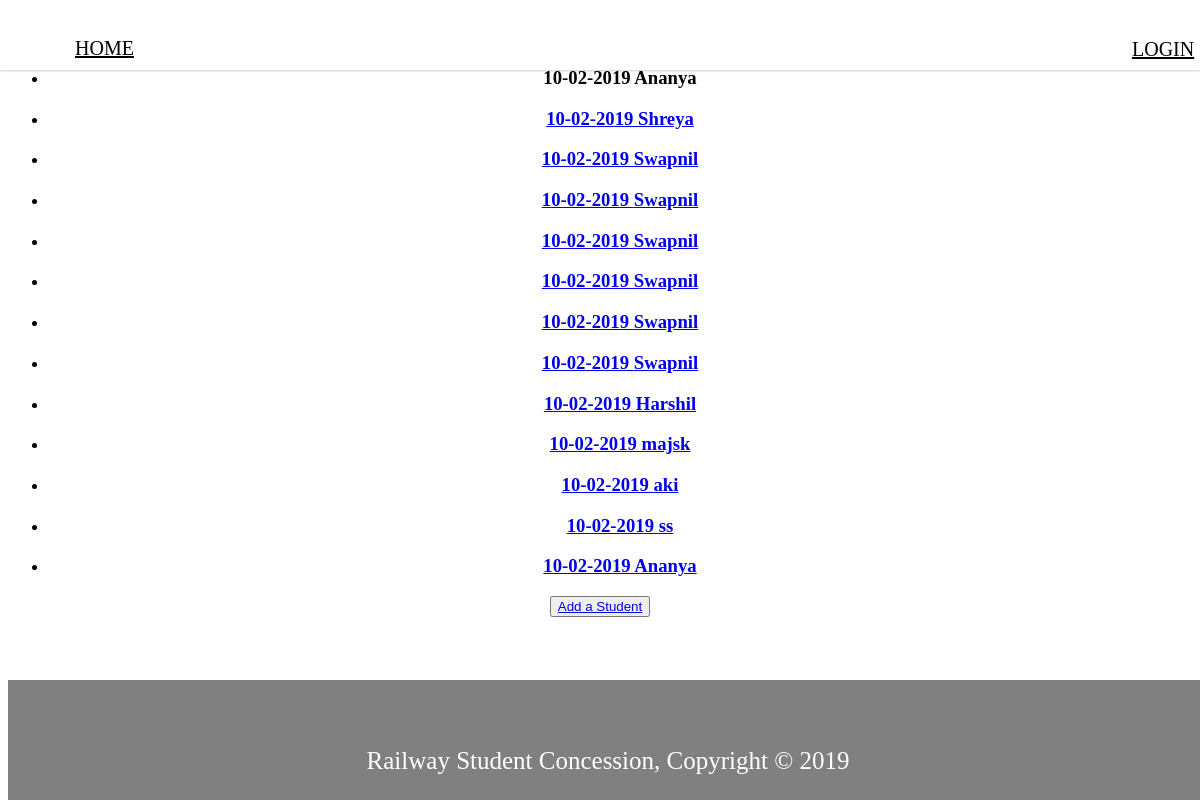
/college/, run on the app's committed database.
### college/models.py (models this page shows, shortened)
class StudentProfile(models.Model):
    first_name = models.CharField(max_length=255, blank=False)
    last_name = models.CharField(max_length=255,blank=False)
    profile_pic = models.ImageField(upload_to='profile_pic/', blank=True)
    aadhar = models.FileField(upload_to='aadhar/',blank=True)
    startstation = models.CharField(max_length=10)
    endstation = models.CharField(max_length=10)
    pass_out = models.CharField(max_length=4)
    department = models.CharField(max_length=50)
    issued = models.BooleanField(default=False)
    date_of_issue = models.DateTimeField(default=datetime.now())

### college/views.py (the view)
# urls.py: path('',student_list,name = 'list'),
def student_list(request):
    students = StudentProfile.objects.all()
    context = {
        "students": students
    }
    return render(request, 'college/student_list.html', context)

### college/templates/college/student_list.html (shortened to what this page needs)
<!DOCTYPE html>
<html>
<head>
</head>
<body>
	<header class="cd-main-header">
		<nav class="cd-main-nav js-main-nav">
			<ul class="cd-main-nav__list">
				<li><a class="active" style="color:black;" href="railwayhome.html;">Home</a></li>
			</ul>
		</nav>
		<nav class="login js-main-nav">
			<ul class="cd-main-nav__list">
				<li><a style="color:black;" href="login.html">Login</a></li>
			</ul>
		</nav>
	</header>
  <h2><center>LIST OF ELEMENTS</center></h2>
<center>
{% block content %}
{% if students %}
  {% for stud in students %}
  <p font-family: 'Yanone Kaffeesatz', sans-serif>
  <ul>
    <li><h3>
    {{stud.date_of_issue| date:"d-m-Y"}} {{stud.first_name}}
    <a href="/college/profile/{{stud.id}}"</a></h3></li>
  </ul>
    {% endfor %}
{% else %}
    <p>No list</p>
{% endif %}
</p>
<button type="button" name="Add"><a href = "add/">Add a Student</a></button>
{% endblock %}
</center>
<footer style="height:120px;background-color:Gray; position:absolute; bottom:0%;width:100%;">
			<p style="text-align: center;font-size:25px;color:white">Railway Student Concession, Copyright &copy; 2019<p>
		</footer>
</body>
</html>

### college/templates/college/student_list.html (style rules this page uses)
.cd-main-header { position: fixed; top: 0; left: 0; width: 100%; height: 50px; background-color: #fff; -webkit-box-shadow: 0 1px 2px rgba(0, 0, 0, 0.2); box-shadow: 0 1px 2px rgba(0, 0, 0, 0.2); z-index: 3; }
.cd-main-header:after { content: ""; display: table; clear: both; }
@media only screen and (min-width: 768px) { .cd-main-header { height: 70px; } }
.cd-main-nav { float: left; width: 44px; height: 100%; background: url("../img/cd-icon-menu.svg") no-repeat center center; background-size: 44px 44px; cursor: pointer; padding-right: 30px !important ; }
.cd-main-nav__list { position: absolute; top: 0; left: 0; width: 100%; -webkit-transform: translateY(-100%); -ms-transform: translateY(-100%); transform: translateY(-100%); }
.cd-main-nav__list a { display: block; height: 50px; line-height: 50px; padding-left: 5%; border-top: 1px solid #453c3d; color:black; font-size:20px; }
.login { float: right; margin-right: 5%; width: 44px; height: 100%; background: url("../img/cd-icon-menu.svg") no-repeat center center; background-size: 44px 44px; cursor: pointer; margin-right: 100px; }
@media only screen and (min-width: 768px) { .cd-main-nav { width: auto; height: auto; background: none; cursor: auto; font-size:15px; color:black; } }
@media only screen and (min-width: 768px) { .cd-main-nav__list { position: static; width: auto; -webkit-transform: translateY(0); -ms-transform: translateY(0); transform: translateY(0); line-height: 70px; } }
@media only screen and (min-width: 768px) { .cd-main-nav__list li { display: inline-block; margin-left: 1em; } }
@media only screen and (min-width: 768px) { .cd-main-nav__list a { display: inline-block; height: auto; line-height: normal; background: transparent; padding: .6em 1em; border-top: none; color: #3d3536; text-transform: uppercase; } }

### data on the page
StudentProfile: date_of_issue "10-02-2019", first_name "Ananya"
StudentProfile: date_of_issue "10-02-2019", first_name "Shreya"
StudentProfile: date_of_issue "10-02-2019", first_name "Swapnil"
StudentProfile: date_of_issue "10-02-2019", first_name "Swapnil"
StudentProfile: date_of_issue "10-02-2019", first_name "Swapnil"
StudentProfile: date_of_issue "10-02-2019", first_name "Swapnil"
StudentProfile: date_of_issue "10-02-2019", first_name "Swapnil"
StudentProfile: date_of_issue "10-02-2019", first_name "Swapnil"
StudentProfile: date_of_issue "10-02-2019", first_name "Harshil"
StudentProfile: date_of_issue "10-02-2019", first_name "majsk"
StudentProfile: date_of_issue "10-02-2019", first_name "aki"
StudentProfile: date_of_issue "10-02-2019", first_name "ss"
StudentProfile: date_of_issue "10-02-2019", first_name "Ananya"
